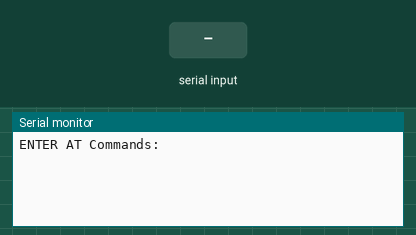
The sketch below on a simulated Arduino Uno, built with avr-gcc and run on an emulated ATmega328P. Shown: the last lines printed to the serial monitor. Inputs (shaded band) come from the test bench.

Above: at 1.2 s.
1.3 s: "1" received over Serial
At 2.3 s:
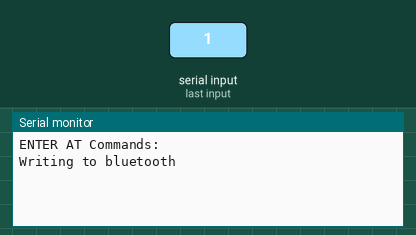
2.8 s: "1" received over the second serial link
At 3.1 s:
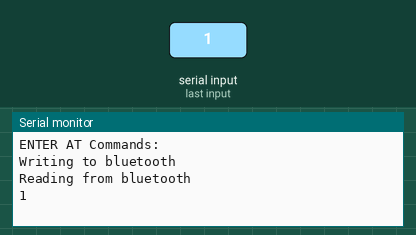
4.3 s: "0" received over the second serial link
At 5.5 s:
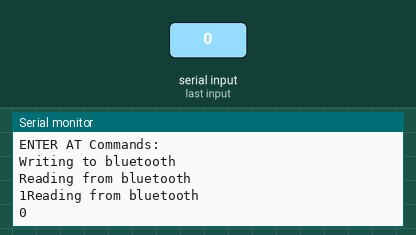

The sketch:

Simple_BLE_Communication_SoftwareSerial_example.ino
```cpp
#include <SoftwareSerial.h>

SoftwareSerial hc08(2,3); // RX pin, TX pin

void setup()
{
  //Initialize Serial Monitor
  Serial.begin(9600);
  Serial.println("ENTER AT Commands:");
  //Initialize Bluetooth Serial Port
  hc08.begin(9600);
}

void loop()
{
  //Write data from HC08 to Serial Monitor
  if (hc08.available()){
    Serial.println("Reading from bluetooth");
    Serial.write(hc08.read());
  }

  //Write from Serial Monitor to HC08
  if (Serial.available()){
    Serial.println("Writing to bluetooth");
    hc08.write(Serial.read());
  }
}
```

Measured:
- after the input at 1.3 s, the serial monitor: prints a new line at once (image 1)
- after the input at 2.8 s, the serial monitor: prints a new line at once (image 2)
- after the input at 4.3 s, the serial monitor: prints a new line at once (image 3)
